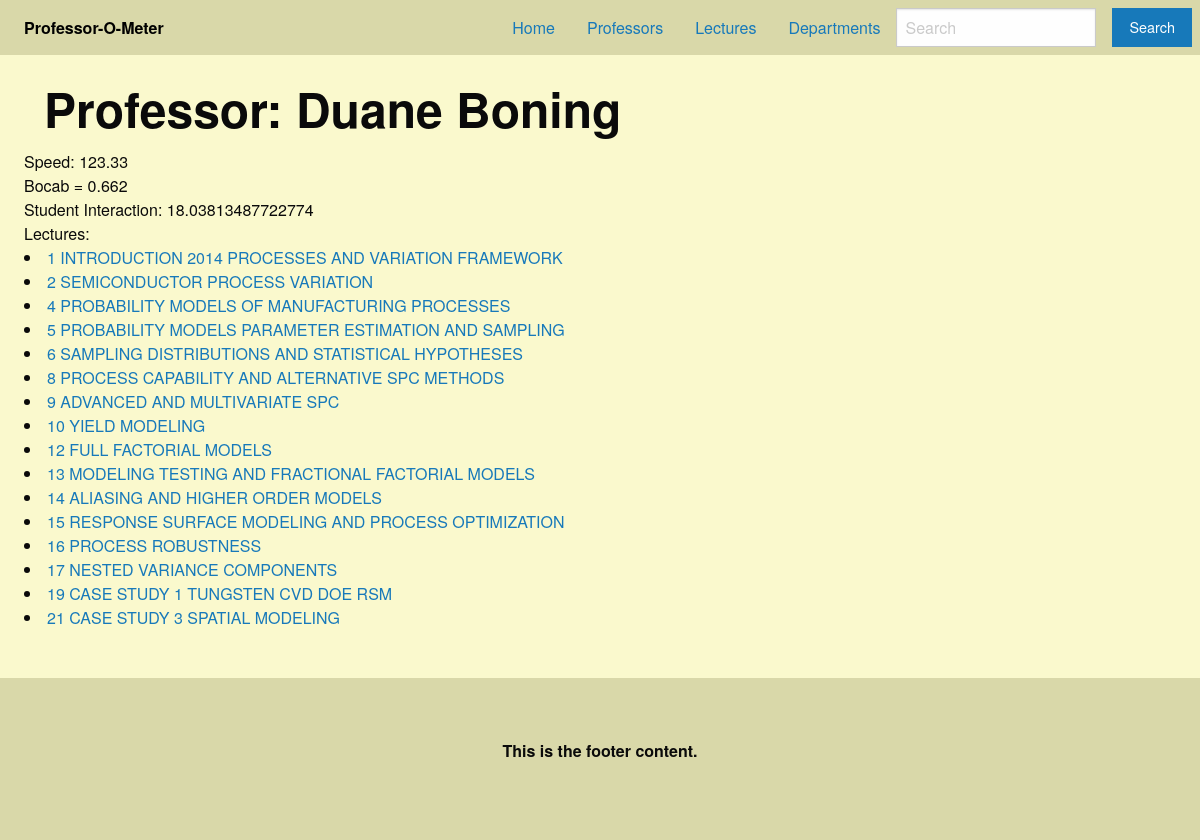
The app's page /prof/1 with its own data.
### tables this page shows
CREATE TABLE Professor(professor_id int primary key, professor text, speed int, vocabulary int, stu_interact int);

CREATE TABLE Lectures(Lecture_id int primary key, course_title text, lecture_title text, professor_id int, topic text, speed int, vocabulary int);

### app/__init__.py (the view)
@app.route("/prof/<prof_id>", methods=["GET"])
def prof_info(prof_id):
    prof_lectures = get_lectures_from_prof_id(prof_id)
    info = get_professor_info(prof_id)
    n=info[1] # name
    s=info[2] # Speed
    v=info[3] # vocab
    i=info[4] # student interaction
    return render_template("prof_info.html", ID=prof_id, LECTURES=prof_lectures, SPEED=s, VOCAB=v, INTERACTION=i, NAME=n)

### app/db.py (called while the page is built)
def get_professor_info(ID):
    c = db.cursor()
    c.execute("select * from Professor where (professor_id = ?)", (ID,))
    data = c.fetchall()
    c.close()
    if data == None :
        return []
    return data[0]

def get_lectures_from_prof_id(ID):
    c = db.cursor()
    c.execute("select Lecture_id,lecture_title from Lectures where (professor_id = ?)", (ID,))
    data = c.fetchall()
    c.close()
    if data == None :
        return []
    Titles = [[Title[0], Title[1]] for Title in data]
    return Titles

### app/templates/prof_info.html (shortened to what this page needs)
<!DOCTYPE html>
<html lang="en">
<head>
    <link rel="stylesheet" href="https://cdn.jsdelivr.net/npm/foundation-sites@6.7.5/dist/css/foundation.min.css"
>
    <link rel="stylesheet" href="static/css/stylesheet.css">
</head>
<body>
    <nav id="navbar" class="top-bar" data-topbar role="navigation">
        <div id="navbar" class="top-bar-left">
            <ul id="navbar" class="dropdown menu" data-responsive-menu="drilldown medium-dropdown">
                <li id="menu-text" class="menu-text">Professor-O-Meter</li>
            </ul>
        </div>
        <div id="navbar" class="top-bar-right">
            <ul id="navbar" class="dropdown menu" data-responsive-menu="drilldown medium-dropdown">
                <li><a href="/">Home</a></li>
                <li><a href="/professor">Professors</a></li>
                <li><a href="/lecture">Lectures</a></li>
                <li><a href="/departments">Departments</a></li>
                <ul class="menu">
                    <li>
                        <form id="navbar" action="/result" class="search-form">
                            <input type="search" placeholder="Search" name="search">
                    </li>
                    <li><button id="search_button" type="submit" class="button">Search</button>
                    </li>
                </ul>
        </div>
    </nav>
    <div style="margin-left: 2vw">
        <h1>Professor: {{NAME}} <br></h1>
        Speed: {{SPEED}} <br>
        Bocab = {{VOCAB}} <br>
        Student Interaction: {{INTERACTION}} <br>
        Lectures:
        {% for lecture in LECTURES %}
        <li><a href={{ url_for( 'lecture_info' ,lecture_id=lecture[0])}}>
                {{lecture[1]}}
            </a></li>
        {% endfor %}
    </div>
    <br><br>
    <footer class="footer">
        <div class="grid-container">
            <div class="grid-x grid-padding-x">
                <div class="cell small-12">
                    <p>This is the footer content.</p>
                </div>
            </div>
        </div>
    </footer>
</body>
</html>

### app/static/css/stylesheet.css (style rules this page uses)
#navbar { background-color: #d9d8a9; align-items: center; }
#menu-text { color: black }
.footer { background-color: #d9d8a9; padding: 60px; text-align: center; font-weight: bold; }
h1 { font-weight: bold; padding-left: 20px; padding-top: 20px; }
body { background-color: #faf9cd; }

### app/templates/prof_info.html (style rules this page uses)
#navbar { background-color: #d9d8a9; align-items: center; }
#menu-text { color: black }
.footer { background-color: #d9d8a9; padding: 60px; text-align: center; font-weight: bold; }
h1 { font-weight: bold; padding-left: 20px; padding-top: 20px; }
body { background-color: #faf9cd; }

### records on screen
Professor: professor "Duane Boning", speed "123.33", vocabulary "0.662", stu_interact "18.03813487722774"
Lectures: lecture_title "1 INTRODUCTION 2014 PROCESSES AND VARIATION FRAMEWORK"
Lectures: lecture_title "2 SEMICONDUCTOR PROCESS VARIATION"
Lectures: lecture_title "4 PROBABILITY MODELS OF MANUFACTURING PROCESSES"
Lectures: lecture_title "5 PROBABILITY MODELS PARAMETER ESTIMATION AND SAMPLING"
Lectures: lecture_title "6 SAMPLING DISTRIBUTIONS AND STATISTICAL HYPOTHESES"
Lectures: lecture_title "8 PROCESS CAPABILITY AND ALTERNATIVE SPC METHODS"
Lectures: lecture_title "9 ADVANCED AND MULTIVARIATE SPC"
Lectures: lecture_title "10 YIELD MODELING"
Lectures: lecture_title "12 FULL FACTORIAL MODELS"
Lectures: lecture_title "13 MODELING TESTING AND FRACTIONAL FACTORIAL MODELS"
Lectures: lecture_title "14 ALIASING AND HIGHER ORDER MODELS"
Lectures: lecture_title "15 RESPONSE SURFACE MODELING AND PROCESS OPTIMIZATION"
Lectures: lecture_title "16 PROCESS ROBUSTNESS"
Lectures: lecture_title "17 NESTED VARIANCE COMPONENTS"
Lectures: lecture_title "19 CASE STUDY 1 TUNGSTEN CVD DOE RSM"
Lectures: lecture_title "21 CASE STUDY 3 SPATIAL MODELING"
